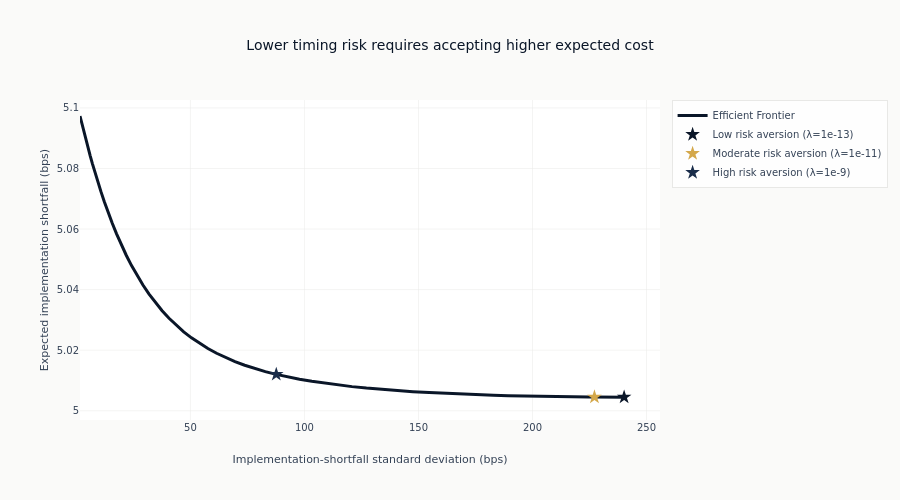

The notebook cell saved with this chart:
### Code cell
fig = go.Figure()
frontier_for_plot = frontier.sort("risk_bps")
_ = fig.add_scatter(
    x=frontier_for_plot["risk_bps"].to_list(),
    y=frontier_for_plot["cost_bps"].to_list(),
    mode="lines",
    name="Efficient Frontier",
    line=dict(color=COLORS["blue"], width=3),
)
for color, (lambda_, name) in zip(ml4t_palette(3, categorical=True), strategies_to_mark):
    row = (
        frontier.with_columns(distance=(pl.col("lambda").log10() - np.log10(lambda_)).abs())
        .sort("distance")
        .row(0, named=True)
    )
    _ = fig.add_scatter(
        x=[row["risk_bps"]],
        y=[row["cost_bps"]],
        mode="markers",
        marker=dict(size=11, symbol="star", color=color),
        name=name,
    )
fig.update_layout(
    title="Lower timing risk requires accepting higher expected cost",
    xaxis_title="Implementation-shortfall standard deviation (bps)",
    yaxis_title="Expected implementation shortfall (bps)",
    height=500,
)
fig.show()

### Figure 1 — Plotly figure (JSON) as saved in the notebook; plotly's stock layout.template omitted (floating-point values rounded to 4 significant figures)
{"data": [{"line": {"color": "#0a1628", "width": 3}, "mode": "lines", "name": "Efficient Frontier", "type": "scatter", "x": [1.586, 1.891, 2.25, 2.671, 3.164, 3.737, 4.399, 5.161, 6.03, 7.017, 8.127, 9.367, 10.74, 12.25, 13.9, 15.69, 17.62, 19.68, 21.86, 24.18, 26.62, 29.19, 31.87, 34.67, 37.59, 40.63, 43.78, 47.06, 50.47, 54.01, 57.67, 61.48, 65.44, 69.54, 73.81, 78.24, 82.85, 87.65, 92.63, 97.83, 103.2, 108.9, 114.7, 120.8, 127.2, 133.8, 140.6, 147.6, 154.7, 161.9, 169.0, 176.0, 182.8, 189.3, 195.4, 201.1, 206.2, 210.9, 215.1, 218.7, 222.0, 224.7, 227.2, 229.2, 231.0, 232.5, 233.8, 234.8, 235.7, 236.5, 237.1, 237.7, 238.1, 238.5, 238.8, 239.0, 239.3, 239.4, 239.6, 239.7, 239.8, 239.9, 240.0, 240.0, 240.1, 240.1, 240.1, 240.2, 240.2, 240.2, 240.2, 240.2, 240.3, 240.3, 240.3, 240.3, 240.3, 240.3, 240.3, 240.3], "y": [5.097, 5.096, 5.095, 5.094, 5.092, 5.091, 5.089, 5.087, 5.084, 5.082, 5.079, 5.076, 5.072, 5.069, 5.066, 5.062, 5.058, 5.055, 5.051, 5.048, 5.045, 5.042, 5.039, 5.036, 5.033, 5.031, 5.028, 5.026, 5.024, 5.022, 5.021, 5.019, 5.018, 5.016, 5.015, 5.014, 5.013, 5.012, 5.011, 5.01, 5.01, 5.009, 5.008, 5.008, 5.007, 5.007, 5.007, 5.006, 5.006, 5.006, 5.005, 5.005, 5.005, 5.005, 5.005, 5.005, 5.005, 5.005, 5.005, 5.005, 5.005, 5.005, 5.005, 5.005, 5.005, 5.005, 5.005, 5.005, 5.005, 5.005, 5.005, 5.005, 5.005, 5.005, 5.005, 5.005, 5.005, 5.005, 5.005, 5.005, 5.005, 5.005, 5.005, 5.005, 5.005, 5.005, 5.005, 5.005, 5.005, 5.005, 5.005, 5.005, 5.005, 5.005, 5.005, 5.005, 5.005, 5.005, 5.005, 5.005]}, {"marker": {"color": "#0a1628", "size": 11, "symbol": "star"}, "mode": "markers", "name": "Low risk aversion (λ=1e-13)", "type": "scatter", "x": [240.2], "y": [5.005]}, {"marker": {"color": "#D4A84B", "size": 11, "symbol": "star"}, "mode": "markers", "name": "Moderate risk aversion (λ=1e-11)", "type": "scatter", "x": [227.2], "y": [5.005]}, {"marker": {"color": "#1a2d4a", "size": 11, "symbol": "star"}, "mode": "markers", "name": "High risk aversion (λ=1e-9)", "type": "scatter", "x": [87.65], "y": [5.012]}], "layout": {"height": 500, "title": {"text": "Lower timing risk requires accepting higher expected cost"}, "xaxis": {"title": {"text": "Implementation-shortfall standard deviation (bps)"}}, "yaxis": {"title": {"text": "Expected implementation shortfall (bps)"}}}}
